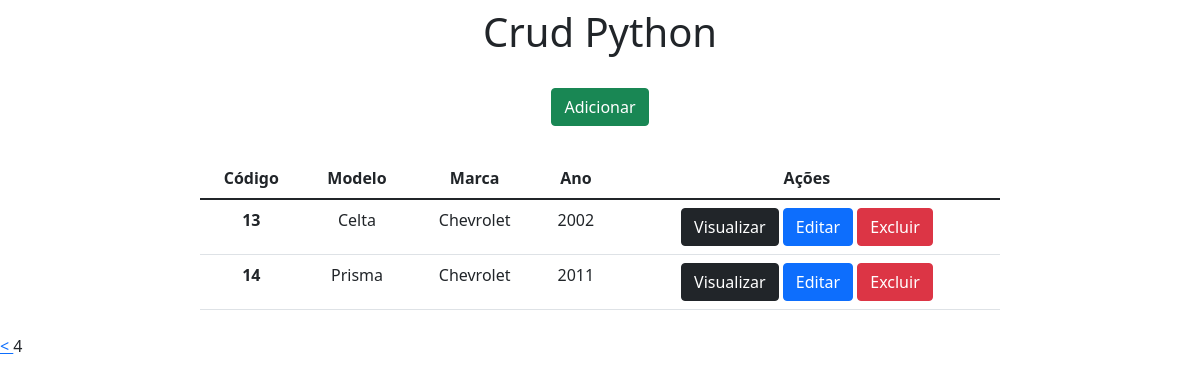
/?page=4, run on the app's committed database.
### app/models.py (models this page shows)
class Carros(models.Model):
    modelo = models.CharField(max_length=150)
    marca = models.CharField(max_length=100)
    ano = models.IntegerField()

### app/views.py (the view)
# urls.py: 2. Add a URL to urlpatterns:  path('', views.home, name='home')
def home(request):
    data = {}
    all = Carros.objects.all()
    paginator = Paginator(all, 2)
    pages = request.GET.get('page')
    data['db'] = paginator.get_page(pages)
    return render(request, 'index.html', data)

### app/templates/index.html (shortened to what this page needs)
<!DOCTYPE html>
<html lang="pt-br">
<head>
    <link href="https://cdn.jsdelivr.net/npm/bootstrap@5.1.1/dist/css/bootstrap.min.css" rel="stylesheet">
</head>
<body>
    <div class="col-8 m-auto pt-2 pb-2 text-center">
        <h1>Crud Python</h1>
    </div>
     <div class="col-8 m-auto pt-3 pb-2 text-center">
        <a href="/form" class="btn btn-success">Adicionar</a>
    </div>
     <div class="col-8 m-auto pt-4 pb-2 text-center">
        <table class="table">
            <thead class="thead-dark">
                <tr>
                  <th scope="col">Código</th>
                  <th scope="col">Modelo</th>
                  <th scope="col">Marca</th>
                  <th scope="col">Ano</th>
                  <th scope="col">Ações</th>
                </tr>
            </thead>
              <tbody>
              {%for dbs in db%}
               <tr>
                  <th> {{dbs.id}}</th>
                  <td>{{dbs.modelo}}</td>
                  <td>{{dbs.marca}}</td>
                  <td>{{dbs.ano}}</td>
                  <td>
                    <a href="/view/{{dbs.id}}" class=" btn btn-dark">Visualizar</a>
                    <a href="/edit/{{dbs.id}}" class=" btn btn-primary">Editar</a>
                    <a href="/delete/{{dbs.id}}" class=" btn btn-danger btnDel">Excluir</a>
                  </td>
                </tr>
              {%endfor %}
            </table>
    </div>
    <div class="'pagination">
        {% if db.has_previous %}
        <a href="?page={{db.previous_page_number}}"> < </a>
        {% endif %}
        {{db.number}}
    </div>
    {% load static %}
</body>
</html>

### data on the page
Carros: id "13", modelo "Celta", marca "Chevrolet", ano "2002"
Carros: id "14", modelo "Prisma", marca "Chevrolet", ano "2011"

### other printed values
{{ db.number }} "4"
